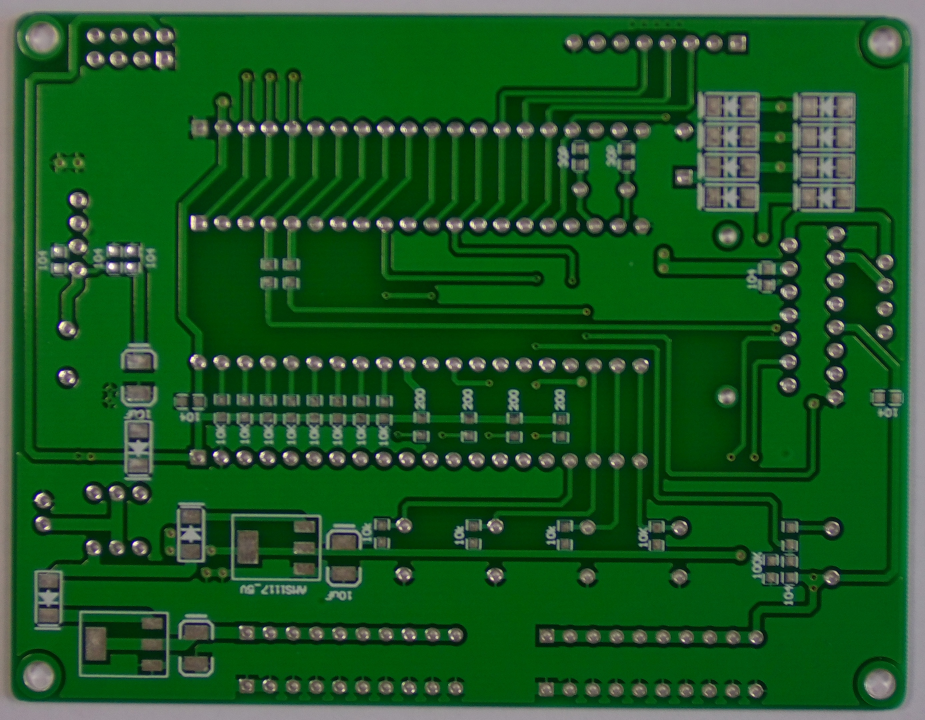
#> input picture img/Missing_hole_Demonstration_1_Template.jpg, 2775 x 2159 px (shown at 1/3 size); the run also reads 1 picture not shown here
$ python main.py
#> lines starting #> are read from the running program, lines starting #| are printed output that depends on the picture; after the words box and inside, x2 and y2 are one past the last pixel; in counts of white or black regions, pixels touching at a corner belong together
### src/processing.py
import cv2
import numpy as np


def read_images(template_path, test_path):
    """Read template and test images from disk."""
    template = cv2.imread(template_path)
#> template is the input picture: shape (2159, 2775, 3); mean B, G, R 35.3, 87.1, 27.9
    test = cv2.imread(test_path)

    if template is None:
        raise FileNotFoundError(f"Template image not found: {template_path}")
    if test is None:
        raise FileNotFoundError(f"Test image not found: {test_path}")

    return template, test


def to_gray_and_align(template, test):
    """Convert to grayscale and resize test image to match template size."""
    template_gray = cv2.cvtColor(template, cv2.COLOR_BGR2GRAY)
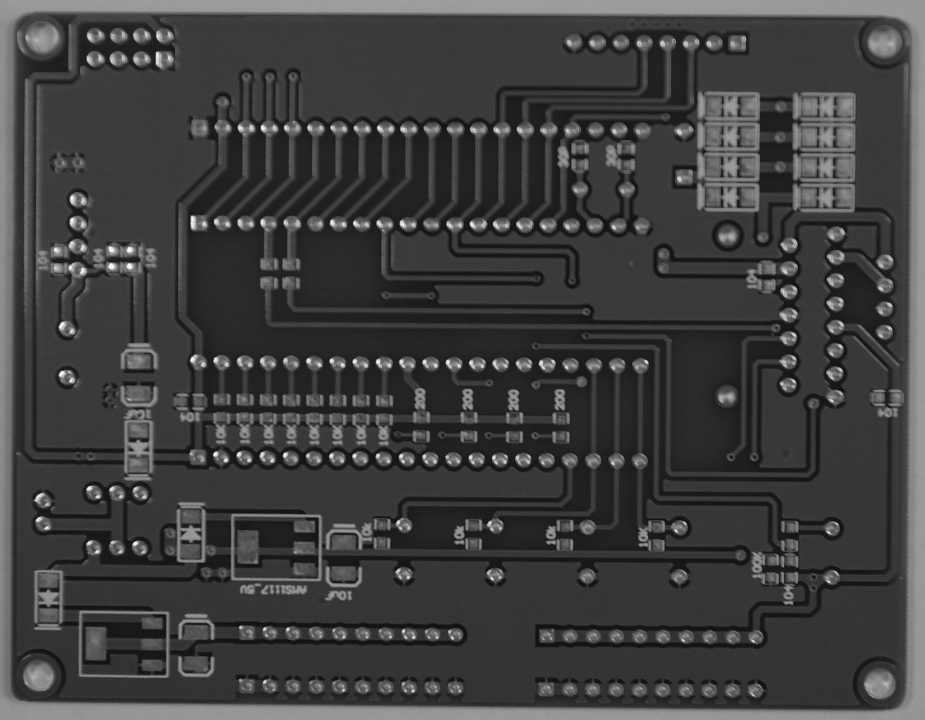
#> template_gray: shape (2159, 2775) (shown at 1/3 size); min 4, max 254, mean 63.5
    test_gray = cv2.cvtColor(test, cv2.COLOR_BGR2GRAY)

    th, tw = template_gray.shape
#> th = 2159; tw = 2775
    test_gray_resized = cv2.resize(test_gray, (tw, th))

    return template_gray, test_gray_resized


def compute_difference(template_gray, test_gray_resized):
    """Pixel-wise absolute difference between template and test."""
    diff = cv2.absdiff(template_gray, test_gray_resized)
    return diff


def threshold_otsu(diff):
    """Apply Otsu thresholding to get a binary mask of defects."""
    _, mask = cv2.threshold(
        diff, 0, 255, cv2.THRESH_BINARY + cv2.THRESH_OTSU
    )
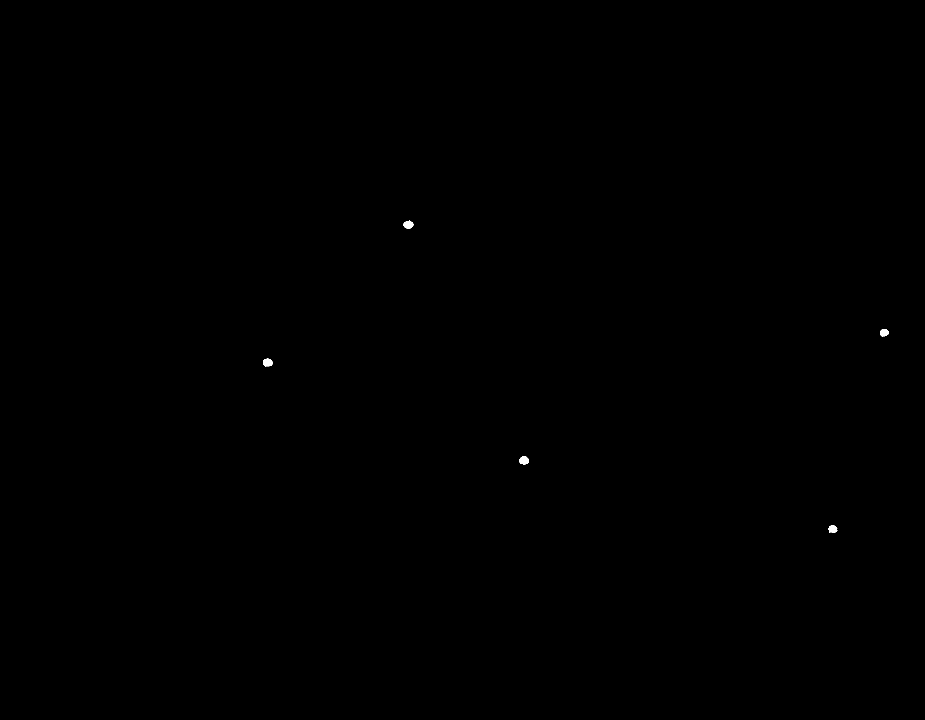
#> mask: shape (2159, 2775) (shown at 1/3 size); 0.04% white; 5 white regions, box (x1, y1, x2, y2) and area: (1558, 1369, 1587, 1394) 542, (789, 1076, 818, 1099) 528, (1211, 662, 1240, 686) 520, (2640, 987, 2666, 1011) 448, (2485, 1576, 2512, 1599) 442
    return mask

### main.py
import os
import cv2

from src.processing import (
    read_images,
    to_gray_and_align,
    compute_difference,
    threshold_otsu,
)


def run_missing_hole_demo():
    """Simple demo for one PCB pair (Missing Hole example)."""
    os.makedirs("img", exist_ok=True)

    template_path = "img/Missing_hole_Demonstration_1_Template.jpg"
    test_path = "img/Missing_hole_Demonstration_2_Test.jpg"

    template, test = read_images(template_path, test_path)

    template_gray, test_gray_resized = to_gray_and_align(template, test)
    diff = compute_difference(template_gray, test_gray_resized)
    mask = threshold_otsu(diff)

    cv2.imwrite("img/template_gray.png", template_gray)
    cv2.imwrite("img/test_gray_resized.png", test_gray_resized)
    cv2.imwrite("img/diff_map.png", diff)
    cv2.imwrite("img/binary_mask.png", mask)


if __name__ == "__main__":
    run_missing_hole_demo()
